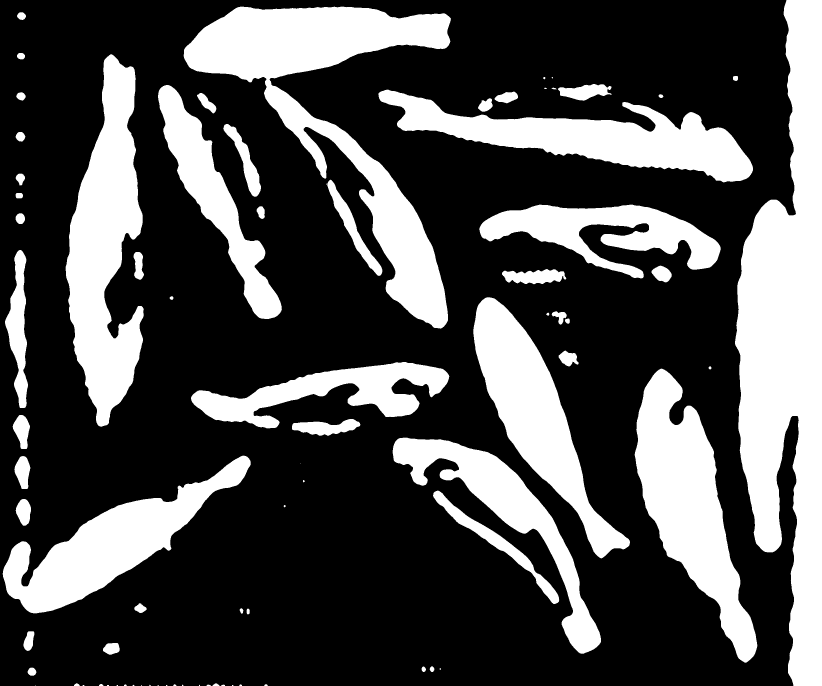
#> input picture DATAdir/RGB/tiff/holed_00017.tiff, 2464 x 2056 px (shown at 1/3 size)
$ python -i IsolatingFish2.py   (imports and definitions only)
#> lines starting #> are read from the running program, lines starting #| are printed output that depends on the picture; after the words box and inside, x2 and y2 are one past the last pixel; in counts of white or black regions, pixels touching at a corner belong together
#> further down, picture is the input picture: shape (2056, 2464, 3); 30.1% white; 80 white regions (21 under 20 px), largest, box (x1, y1, x2, y2) and area: (2205, 0, 2464, 2056) 319369, (551, 20, 1353, 986) 207715, (197, 163, 431, 1280) 148138
import cv2
import numpy as np
import open3d as o3d
import json
import os
from PIL import Image, ImageFilter
from LOGIKdir.AutoCrop import Cropper


# ******************************************* Functions for thresholding ****************************************
class Thresholder:
    # The class wich crops the images on the provided file path (skal måske laves om til at køre på img fra tidligere kode i stedet)

    def __init__(self):
        print("TH initialized")

    # [186 lines left out: functions fillHoles, pointCloudToImage, thresholdImageBlue, thresholdImage, thresholdDepthMap, not called in this run]

    # ******************************************* END Functions for thresholding ****************************************

    # ******************************************* Functions for BLOB seberation ****************************************
    def findEdge(self, image):
        """Find edges in a an image, input is a colour BGR image"""
        imageGray = cv2.cvtColor(image, cv2.COLOR_BGR2GRAY)

        imageGraBlur = cv2.medianBlur(imageGray, 7)
#> imageGraBlur: shape (2056, 2464); 30.1% white; 63 white regions (9 under 20 px), largest, box (x1, y1, x2, y2) and area: (2205, 0, 2464, 2056) 319365, (551, 20, 1352, 985) 207692, (197, 163, 431, 1280) 148126

        # udgangspunkt var 90, 190
        imageEdgeBlur = cv2.Canny(imageGraBlur, 60, 190)
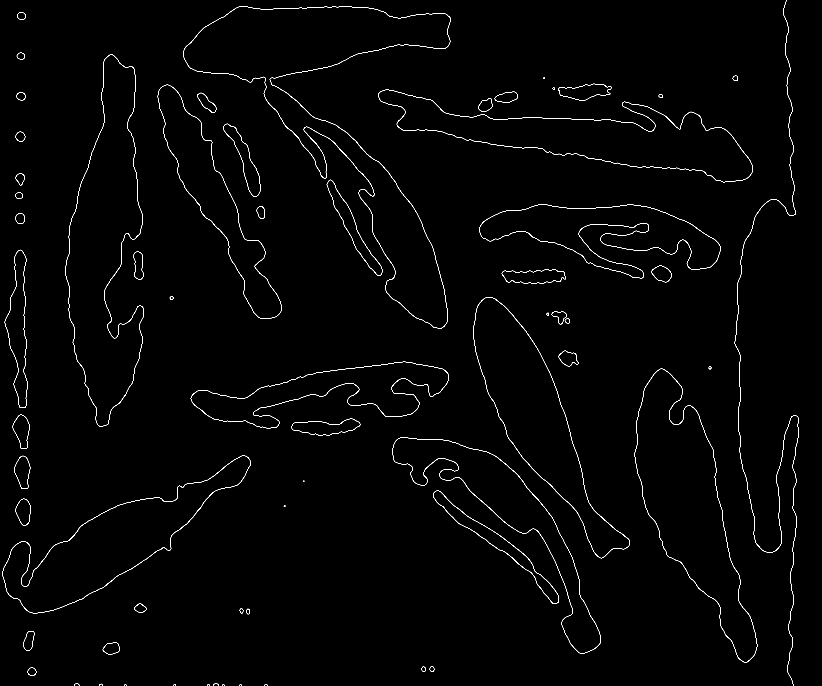
#> imageEdgeBlur: shape (2056, 2464) (shown at 1/3 size); 0.74% white in thin lines or dots
        element = cv2.getStructuringElement(1, (2 * 2 + 1, 2 * 2 + 1),
                                            (2, 2))

        imageEdgeBlurDilated = cv2.dilate(imageEdgeBlur, element)
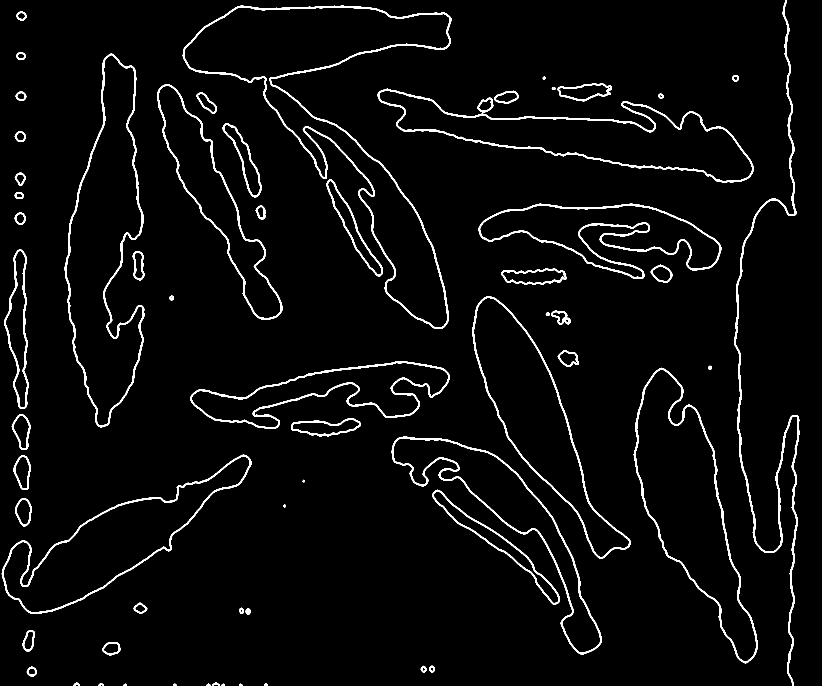
#> imageEdgeBlurDilated: shape (2056, 2464) (shown at 1/3 size); 3.3% white; 62 white regions, largest, box (x1, y1, x2, y2) and area: (548, 17, 1354, 987) 19715, (2202, 0, 2398, 2056) 15349, (1133, 266, 2261, 549) 13517

        return imageEdgeBlurDilated

    # [60 lines left out: functions seperate, isolate, not called in this run]

>>> import cv2
>>> picture = cv2.imread('../../DATAdir/RGB/tiff/holed_00017.tiff')
>>> result = Thresholder().findEdge(picture)
